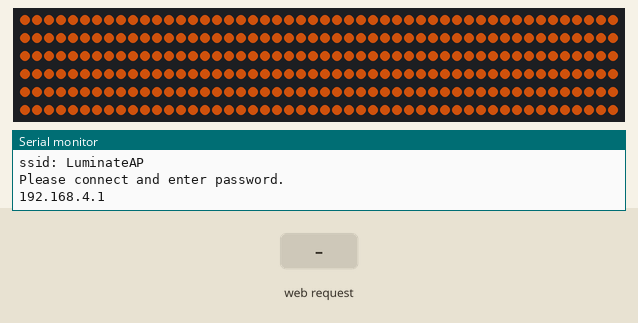
Bench run of a sketch on a simulated ESP32. Shown: 300 RGB LEDs in strip order, left to right, continuing on the next row, the last lines printed to the serial monitor. The inputs (shaded band) are chosen by the test bench. Dim RGB values are drawn brighter than linear.

Above: at 1.26 s.
1.3 s: HTTP request GET /strobe received
At 4.2 s:
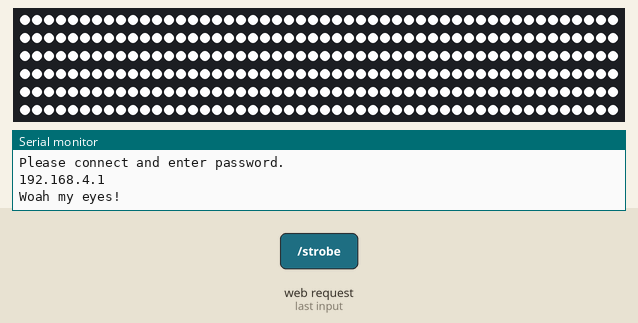
4.3 s: HTTP request GET /clrs received
At 4.81 s:
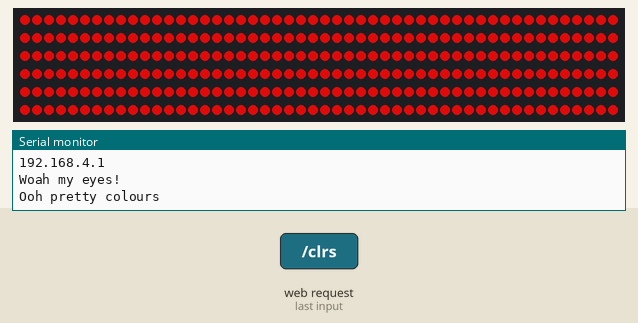
6.4 s: HTTP request GET /floatyboi received
At 6.91 s:
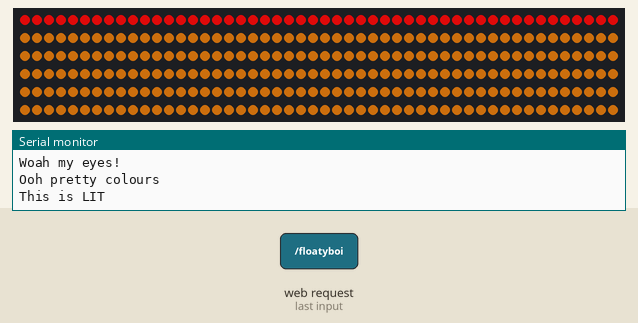
8.1 s: HTTP request GET /rainbow received
At 8.5 s:
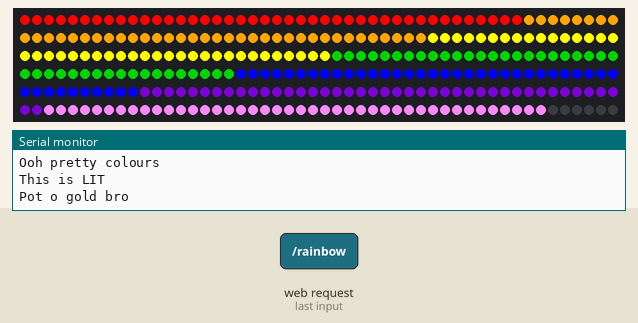
9.6 s: HTTP request GET /clrs received
At 10.56 s:
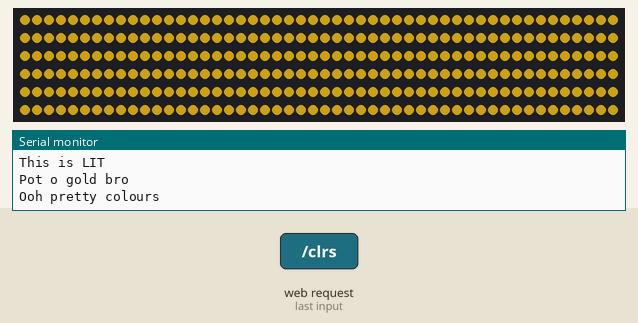
12.1 s: HTTP request GET /floatyboi received
At 12.16 s:
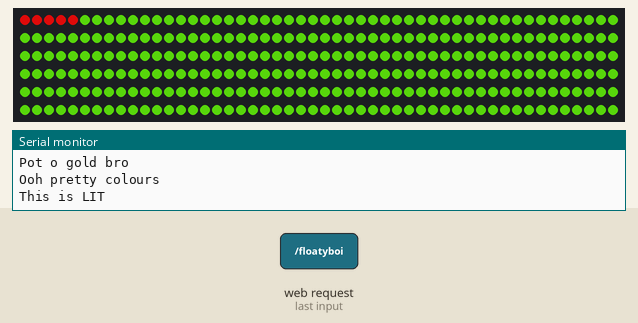

The sketch:

Lumistick_master.ino
```cpp
#include <WiFi.h>
#include <lumistick.h>
unsigned long time_update;
unsigned long update_stick = 100;
char* ssid = "LuminateZenDen";
char* password = "123456789";

Lumistick lumistick;

String client_type ="WiFi";
byte brightness = 200;
byte saturation = 200;

void setup() {
    lumistick.initiate_stick(client_type, ssid, password);
}

void loop() {
  while (lumistick._clienton == 0) {
    lumistick.clrs(0, brightness, saturation);
  }
  lumistick.checkclient(brightness, saturation);
}
```

lumistick.cpp
```cpp
/*
//Title: .cpp File for Lumistick Library
//Version: v2
//Date: Sept 2021
//Purpose: Provide cpp info (functions) for the Lumistick
//         led control library. A library designed to run different LED
//         patterns on Luminate linear devices such as the Lumistick.
//
//Limitations: This v1 code has the following limitations:
//              - Single tube - single strip pin - need to work out how to apply to multiple
//              - Defines LED control functions only.
//              - WiFi control only, MIDI and other clients to be added
//              - Limited, predefined functions
//              - WS2812B, GRB setup only - can be adjusted with additional inputs though
//              - Lightitup - limited to full tube - could add pixelnum argument
//              - Pattern function colour_int resets to 0 each time - would nice to have colour_int live
//              - Floaty - limited to blocks of 10 - could add increment argument
//
//Author: Henry Hickson
*/

#include "Arduino.h";
#include "FastLED.h";
#include "lumistick.h";

//Constructor to create an instance for the lumistick.h class
//This sets up an instance for each of the led sticks to be controlled
Lumistick::Lumistick() {
}

void Lumistick::initiate_stick(String client_type, char* ssid, char* password) {
  /*Function to initiate the Lumistick
   */
  pinMode(4, OUTPUT);
  FastLED.addLeds<WS2812, 4, GRB>(ledset,NUM_LEDS);
  if (client_type == "WiFi"){
    //Switch to an internal pointer ready for checkclient command
    //Note that these inputs are defined in the .h file
    _server=lumiwifi.configWiFi(ssid,password,server);
  }
}

void Lumistick::checkclient(byte brightness, byte saturation) {
/* Function to check the status of the client and change the LEDs accordingly.
 * Currently only setup for WiFi control but could be expanded for MiDi etc
 */
    c = lumiwifi.wificheckclient(_server);
    if (c != "null") {
      _clienton = 1;
    }
    else {
      return;
    }
    if (c.indexOf("col") != -1) {
      int _i = c.indexOf("HTTP");
      String _colour = c.substring(8,_i-1);
      lightitup(_colour, brightness, saturation, 0);
      Serial.println("LIGHTITYEAHHH");
    }
    else if (c.indexOf("off") != -1) {
      Serial.println("Nah, this ain't lit no more");
      LEDoff();
    }
    else if (c.indexOf("floatyboi") != -1) { //indexOf returns the index of the statement within a string. If the statement is not in the string, it returns -1.
                                            //This therefore asks if this string is within the client's string input
      Serial.println("This is LIT");
      floatyboi(0, brightness, saturation);
    }
    else if (c.indexOf("clrs") != -1) {
      Serial.println("Ooh pretty colours");
      clrs(0, brightness, saturation);
    }
    else if (c.indexOf("strobe") != -1) {
      Serial.println("Woah my eyes!");
      strobe(brightness, saturation);
    }
    else if (c.indexOf("rainbow") != -1) {
      Serial.println("Pot o gold bro");
      rainbow();
    }
  }


void Lumistick::lightitup(String colour, byte brightness, byte saturation, int colour_int) {
  /* Function to turn on LEDs with a songle colour depending on HSV code or on colour name from predefined list
   * This setup currently only works for a selection of CRGB colours and all HSV numbers
   * Ideally need to pull out the string defined colours and get those to call on the HSV colour code, would be neater
   * Step 1 - create a structural array linking HSV values to predefined colour names
   * A data struct for each colour is needed, data structs allow us to combine different data types into the same array thing
    */

  //Define the structure of the colour data structs
  struct HSVcolour{
    String HSVcol;
    int HSVno;
  };

  //Define an array of 10 structures, these are the String colour options that we can call. This stores 10 elements of struct colour.
  //Create data struct for each colourm we have already defined the structure so now all we need to do is fill it
  struct HSVcolour HSVcolours[10] = {
    {"red", 1},
    {"orange",20},
    {"yellow",32},
    {"lightgreen",64},
    {"darkgreen",95},
    {"teal",115},
    {"lightblue",135},
    {"darkblue", 165},
    {"purple",200},
    {"pink",224}
  };

  //Step 2 - interpret the client's request
  if (colour_int == 0) {
  //Check if string is in our predefined list of colours
  for (int x=0; x<10; x++){
    //HSVcolours[i].HSVcol calls the ith elemnent in the array and the HSVcol part of the structure
    if (HSVcolours[x].HSVcol == colour) {
      colour_int = HSVcolours[x].HSVno;
    }
  }
 }
  if (colour_int == 0) {
  //Check if the string is an HSV colour code
  if (colour.toInt() >= 0 && colour.toInt() <= 255) {
      colour_int = colour.toInt();
  }
  }
  if (colour_int == 0) {
    //Return error if any other string is recieved as it does not fit within our parameters
     Serial.println("Error, that is not a colour or colour code value");
     return;
  }

  //Step 3 - Light up leds
  Serial.print("Change to HSV colour code: ");
  Serial.println(colour_int);
  fill_solid(ledset, NUM_LEDS, CHSV(colour_int, saturation, brightness));
  FastLED.show();
}

//Function to turn off LEDs
void Lumistick::LEDoff() {
    fill_solid(ledset, NUM_LEDS, CRGB::Black);
    FastLED.show();
}


void Lumistick::floatyboi(int colour_int, byte brightness, byte saturation) {
  /* Function to turn on floatyboi routine - note there has to be a better way of using whileloops and client on!!
   */
  _pixelnum = 0;
  _clienton = 0;
  while (_clienton == 0) {
    if (millis() >= timenow + t) {
      timenow += t;
      _pixelnum=_pixelnum+5;
      fill_solid(ledset, _pixelnum, CHSV(colour_int, saturation, brightness));
      FastLED.show();
    }
    checkclient(brightness, saturation);
    if (_pixelnum >= 124) {
      _pixelnum = 5;
      colour_int = colour_int + 10;
      LEDoff();
    }
    checkclient(brightness, saturation);
  }
}

void Lumistick::clrs(int colour_int, byte brightness, byte saturation) {
  /* Function to fade between colours
   */
  _clienton = 0;
  while (_clienton == 0) {
    if (millis() >= timenow + t) {
      timenow += t;
      colour_int++;
      fill_solid(ledset, NUM_LEDS, CHSV(colour_int, saturation, brightness));
      FastLED.show();
      checkclient(brightness, saturation);
    }
  checkclient(brightness, saturation);
  }
}

void Lumistick::strobe(byte brightness, byte saturation) {
  /* Function to turn on strobe mode
   */
  _clienton = 0;
  while (_clienton == 0) {
    if (millis() >= timenow  && num==1) {
      timenow += t*14;
      fill_solid(ledset, NUM_LEDS, CRGB::White);
      FastLED.show();
      num = num+1;
    }
    if (millis() >= timenow &&  num == 2) {
      timenow += t*14;
      LEDoff();
      num = num-1;
    }
    checkclient(brightness, saturation);
  }
}

void Lumistick::rainbow() {
  /* Function to turn on the rainbow mode
   */
  int n=round(NUM_LEDS/7);
  for (int i=0*n; i<1*n; i++) {
    ledset[i]=CRGB::Red;
  }
  for (int i=1*n; i<2*n; i++) {
    ledset[i]=CRGB::Orange;
  }
  for (int i=2*n; i<3*n; i++) {
    ledset[i]=CRGB::Yellow;
  }
  for (int i=3*n; i<4*n; i++) {
    ledset[i]=CRGB::Green;
  }
  for (int i=4*n; i<5*n; i++) {
    ledset[i]=CRGB::Blue;
  }
  for (int i=5*n; i<6*n; i++) {
    ledset[i]=CRGB::Indigo;
  }
  for (int i=6*n; i<7*n; i++) {
    ledset[i]=CRGB::Violet;
  }
  FastLED.show();
}
```

lumistick.h
```cpp
/*
//Title: Header File for Lumistick Library
//Version: v2
//Date: Sept 2021
//Purpose: Provide header info (class definition) for the Lumistick
//         led control library. A library designed to run different LED
//         patterns on Luminate linear devices such as the Lumistick.
//
//Limitations: This v1 code has the following limitations:
//              - Single tube
//              - Defines LED control functions only. WiFi/Midi setup and control
//                are not included in this library.
//              - Limited, predefined functions
//
//Author: Henry Hickson
*/

#ifndef lumistick_h
#define lumistick_h

#include "Arduino.h"
#include "FastLED.h"
#include "lumiwifi.h"

class Lumistick
//The class defines all functions and variables used in the library
{
  public:
    //Public Variables / Functions (those used by the user in their code):
    Lumiwifi lumiwifi;
    #define NUM_LEDS 300
    CRGB ledset[NUM_LEDS];
    String c;
    WiFiServer* server;
    byte t = 50;
    byte num = 1;
    unsigned long timenow = 0;

    byte _clienton = 0;

    //Initialiser function (constructor)
    Lumistick();

    //Functions
    void initiate_stick(String client_type, char* ssid, char* password);
    void checkfastled();
    void checkclient(byte brightness, byte saturation);
    void lightitup(String colour, byte brightness, byte saturation, int colour_int);
    void LEDoff();
    void floatyboi(int colour_int, byte brightness, byte saturation);
    void clrs(int colour_int, byte brightness, byte saturation);
    void strobe(byte brightness, byte saturation);
    void rainbow();

  private:
    String action ;
    String _colour;
    int _i;
    int _x;
    byte _pixelnum;

    WiFiServer* _server;

};

#endif
```

lumiwifi.cpp
```cpp
/////////////////////////////////////////////////////////////////////////////////////
//Title: .cpp File for Lumistick Library
//Version: v1
//Date: Sept 2021
//Purpose: Provide cpp info (functions) for the Lumiwifi
//         WiFi command reading library
//
//Limitations: This v1 code has the following limitations:
//              - Command reading and provision only
//
//Author: Henry Hickson
/////////////////////////////////////////////////////////////////////////////////////

#include "Arduino.h"
#include "WiFi.h"
#include "lumiwifi.h"

//----------------------------------CONSTRUCTOR---------------------------------------
//Constructor to create an instance for the lumiwifi.h class
//This sets up an instance for each of the led sticks to be controlled
Lumiwifi::Lumiwifi() {
    Serial.begin(115200);
}

//----------------------------------FUNCTIONS------------------------------------------
WiFiServer* Lumiwifi::configWiFi(char* ssid, char* password, WiFiServer* server) {
    server = new WiFiServer(80);
    IPAddress ip(192, 168, 1, 184);
    IPAddress gateway(192,168,4,9);
    IPAddress subnet(255,255,255,0);

    //Wifi Access Point Setup
    Serial.println("Setting AP (Access Point)...");
    Serial.println("ssid: LuminateAP");
    Serial.println("Please connect and enter password.");
    WiFi.softAP(ssid,password);
    Serial.println(WiFi.softAPIP());

    server->begin();    //We use -> when working with pointers
    return server;
}

String Lumiwifi::wificheckclient(WiFiServer* server) {
    WiFiClient client = server->available();
    if (client.available()) {
        String c = client.readStringUntil('\r');
        return c;
    }
    else {
        return "null";
    }
}

int Lumiwifi::wifitester(WiFiServer* server) {
    String _test = wificheckclient(server);
    Serial.println(_test);
    return 100;
}
```

lumiwifi.h
```cpp
/////////////////////////////////////////////////////////////////////////////////////
//Title: Header File for Lumiwifi library
//Version: v1
//Date: Sept 2021
//Purpose: Provide header info (class definition) for the Lumiwifi
//         led control library. A library designed to provide read Wifi
//         commands needed for controlling Luminate strips.
//
//Limitations: This v1 code has the following limitations:
//             - Currently set to setting up and checking client only
//             - The Lumistick library does the actual LED control
//
//Author: Henry Hickson
/////////////////////////////////////////////////////////////////////////////////////

#ifndef lumiwifi_h
#define lumiwifi_h

#include "Arduino.h"
#include "WiFi.h"

class Lumiwifi //The class defines all functions and variables used in the library
{
  public:
    //Public Variables / Functions (those used by the user in their code):

    //1. Initialiser function (constructor)
    Lumiwifi();

    //2. Variables note defined in functions
    String strcom;
    IPAddress ip;
    IPAddress subnet;
    IPAddress gateway;
    WiFiServer server;

    //3. Functions
    WiFiServer* configWiFi(char* ssid, char* password, WiFiServer* server);
    String wificheckclient(WiFiServer* server);
    int wifitester(WiFiServer* server);

  private:
    //Private Variables / Functions (those used by the functions in the library only):
    String _test;

 };

#endif
```

Measured:
- after the input at 1.3 s, the LEDs: change at once (image 1)
- after the input at 4.3 s, the LEDs: change after 0.50 s (image 2)
- after the input at 6.4 s, the LEDs: first differ from a run without the input after 0.05 s (image 3 shows a later state)
- after the input at 8.1 s, the LEDs: change at once (image 4)
- after the input at 9.6 s, the LEDs: first change after 0.36 s (image 5 shows a later state)
- after the input at 12.1 s, the LEDs: first differ from a run without the input after 0.05 s (image 6)
